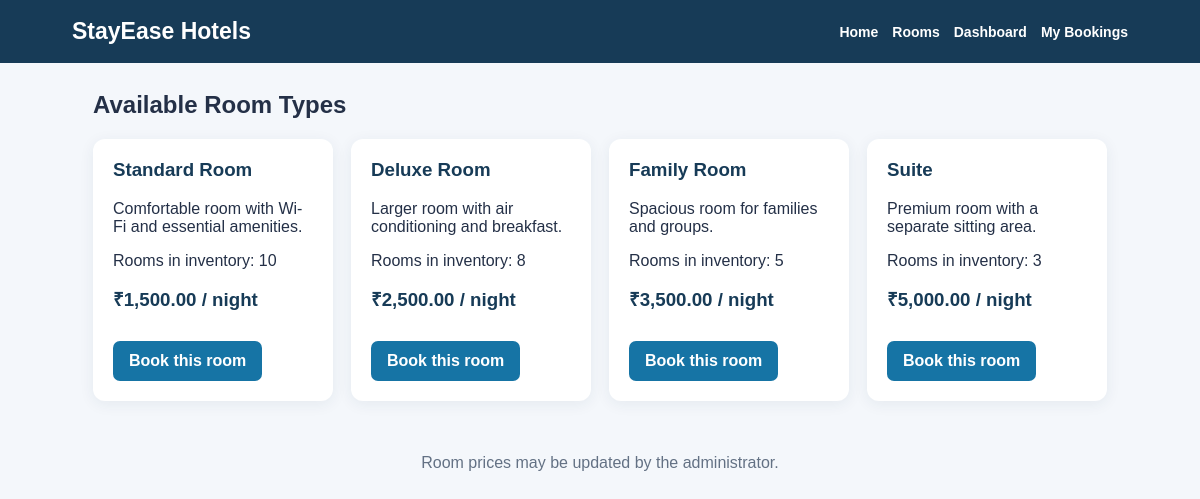
The page /rooms.php on the database its author committed.
### tables this page shows
CREATE TABLE IF NOT EXISTS rooms(id INT AUTO_INCREMENT PRIMARY KEY,room_type VARCHAR(80) NOT NULL,description TEXT,price DECIMAL(10,2) NOT NULL,quantity INT NOT NULL DEFAULT 1);

### rooms.php (the view)
<?php include "db.php"; $rooms=mysqli_query($conn,"SELECT * FROM rooms ORDER BY id"); ?>
<!DOCTYPE html><html><head><title>Rooms</title><link rel="stylesheet" href="style.css"></head><body><header><h1>StayEase Hotels</h1><nav><a href="index.php">Home</a><a href="rooms.php">Rooms</a><a href="dashboard.php">Dashboard</a><a href="my_bookings.php">My Bookings</a></nav></header><div class="container"><h2>Available Room Types</h2><div class="grid"><?php while($r=mysqli_fetch_assoc($rooms)){ ?><div class="room"><h3><?php echo htmlspecialchars($r['room_type']); ?></h3><p><?php echo htmlspecialchars($r['description']); ?></p><p>Rooms in inventory: <?php echo (int)$r['quantity']; ?></p><h3>₹<?php echo number_format($r['price'],2); ?> / night</h3><a class="btn" href="book.php?room_id=<?php echo $r['id']; ?>">Book this room</a></div><?php } ?></div></div><footer>Room prices may be updated by the administrator.</footer></body></html>

### style.css (style rules this page uses)
* { box-sizing:border-box }
body { margin:0;font-family:Arial,sans-serif;background:#f4f7fb;color:#243047 }
header { background:#173b57;color:white;padding:18px 6%;display:flex;align-items:center;justify-content:space-between;flex-wrap:wrap }
header h1 { margin:0;font-size:23px }
nav { display:flex;gap:14px;flex-wrap:wrap }
nav a { color:white;text-decoration:none;font-weight:bold;font-size:14px }
.container { max-width:1050px;margin:28px auto;padding:0 18px }
.grid { display:grid;grid-template-columns:repeat(auto-fit,minmax(220px,1fr));gap:18px }
.room { background:white;border-radius:12px;padding:20px;box-shadow:0 3px 15px #173b5712 }
.room h3 { margin-top:0;color:#173b57 }
button,.btn { display:inline-block;border:0;background:#1674a5;color:white;padding:11px 16px;border-radius:7px;text-decoration:none;cursor:pointer;margin-top:12px;font-weight:bold }
footer { text-align:center;padding:25px;color:#637184 }

### rows shown on the page
rooms: room_type "Standard Room", description "Comfortable room with Wi-Fi and essential amenities.", quantity "10", price "1,500.00"
rooms: room_type "Deluxe Room", description "Larger room with air conditioning and breakfast.", quantity "8", price "2,500.00"
rooms: room_type "Family Room", description "Spacious room for families and groups.", quantity "5", price "3,500.00"
rooms: room_type "Suite", description "Premium room with a separate sitting area.", quantity "3", price "5,000.00"
